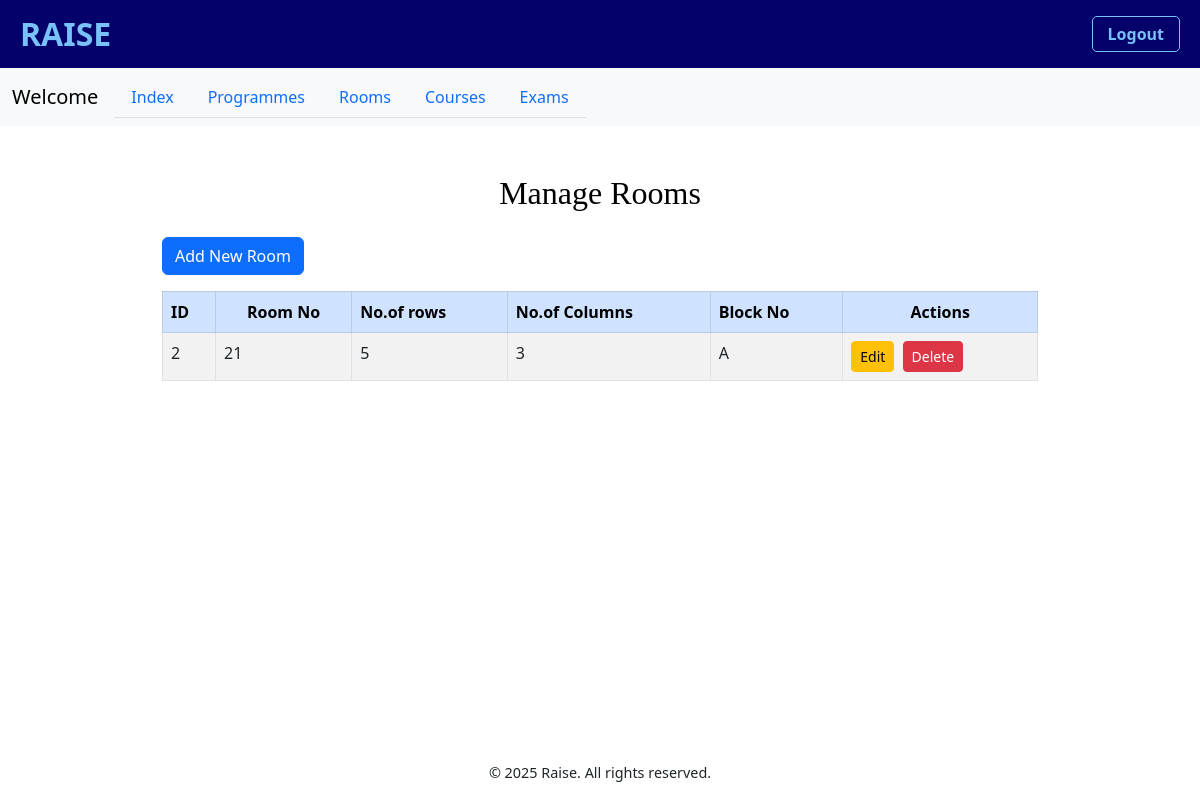
/room_list/, run on an earlier commit of the app's database.
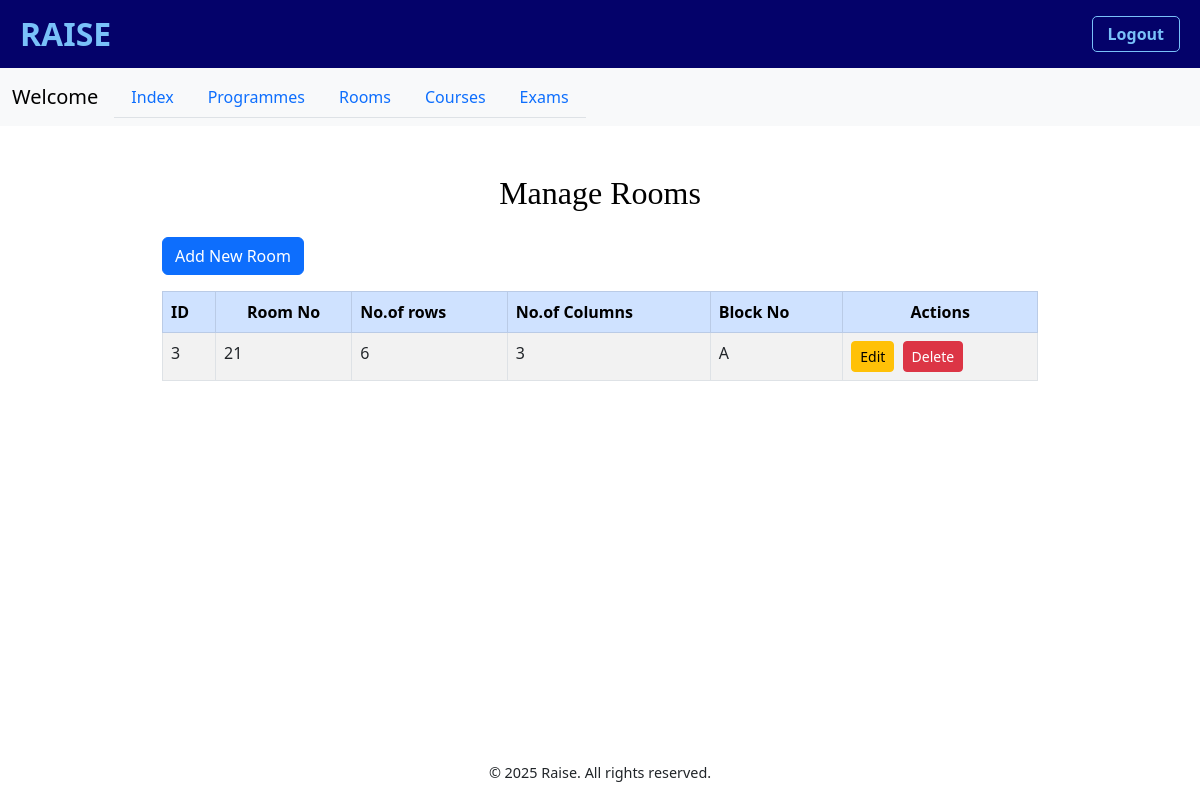
And on a later commit of the database.
### exam/models.py (models this page shows, shortened)
class Room(models.Model):
    room_id = models.AutoField(primary_key=True)
    room_no = models.CharField(max_length=50)
    no_of_rows = models.IntegerField()
    no_of_columns = models.IntegerField()
    block_no = models.CharField(max_length=50)

### exam/views.py (the view)
# urls.py: path('room_list/', views.room_list, name='room_list'),
def room_list(request):
    rooms = Room.objects.all()
    return render(request, 'room_list.html', {'rooms': rooms})

### templates/room_list.html (shortened to what this page needs)
{% extends 'base.html' %}
{% block content %}
<div class="container mt-5" style="max-width: 900px;">
    <h2 class="text-center mb-4" style="font-family: 'Poppins', Georgia, 'Times New Roman', Times, serif; color: #000000; font-size: 2rem;"">Manage Rooms</h2>
    <div class="d-flex justify-content-between mb-3">
        <a href="{% url 'add_room' %}" class="btn btn-primary">Add New Room</a>
    </div>
    <table class="table table-striped table-hover table-bordered">
        <thead class="table-primary">
            <tr>
                <th scope="col">ID</th>
                <th scope="col"style="text-align:center;">Room No</th>
                <th scope="col">No.of rows</th>
                <th scope="col">No.of Columns</th>
                <th scope="col">Block No</th>
                <th scope="col" style="text-align: center;">Actions</th>
            </tr>
        </thead>
    <tbody>
        {% for room in rooms %}
        <tr>
            <td>{{ room.room_id }}</td>
            <td>{{ room.room_no }}</td>
            <td>{{ room.no_of_rows}}</td>
            <td>{{ room.no_of_columns }}</td>
            <td>{{ room.block_no}}</td>
            <td>
                <a href="{% url 'edit_room' room.pk %}" class="btn btn-sm btn-warning    me-1">Edit</a>
                <a href="{% url 'delete_room' room.pk %}" class="btn btn-sm btn-danger">Delete</a>
            </td>
        </tr>
        {% endfor %}
    </tbody>
</table>
{% endblock %}

### templates/base.html (shortened to what this page needs)
<!DOCTYPE html>
<html lang="en">
<head>
    <link rel="stylesheet" href="https://cdn.jsdelivr.net/npm/bootstrap@5.3.0/dist/css/bootstrap.min.css">
</head>
<body>
    <header>
        <h1>RAISE</h1>
        <form action="{% url 'logout' %}" method="post" class="logout-form">
            <button type="submit" class="logout-btn">
                <div id="log-text">Logout</div>
            </button>
        </form>
    </header>
    <nav class="navbar navbar-expand-lg navbar-light bg-light">
        <div class="container-fluid">
            <a class="navbar-brand" href="#">Welcome</a>
            <div class="collapse navbar-collapse" id="navbarNav">
                <ul class="nav nav-tabs">
                    <li class="nav-item">
                        <a class="nav-link" href="{% url 'index' %}">Index</a>
                    </li>
                    <li class="nav-item">
                        <a class="nav-link" href="{% url 'program_list' %}">Programmes</a>
                    </li>
                    <li class="nav-item">
                        <a class="nav-link" href="{% url 'room_list' %}">Rooms</a></li>
                    <li class="nav-item">
                        <a class="nav-link" href="{% url 'course_list' %}">Courses</a>
                    </li>
                    <li class="nav-item">
                        <a class="nav-link" href="{% url 'exam_list' %}">Exams</a>
                    </li>
                </ul>
            </div>
        </div>
    </nav>
    <main>
        {% block content %}{% endblock %}
    </main>
    <footer class="fixed-bottom">
        <div class="bg-white text-dark py-3">
            <div class="container text-center">
                <p class="mb-0" style="font-size: 0.9rem;">&copy; 2025 Raise. All rights reserved.</p>
            </div>
        </div>
    </footer>
</body>
</html>

### templates/base.html (style rules this page uses)
header { background-color: #04026a; color: #79c1f9; padding: 15px 20px; display: flex; align-items: center; justify-content: space-between; }
header h1 { font-size: 2rem; font-weight: bold; margin: 0; }
.logout-form { margin: 0; }
.logout-btn { background-color: transparent; border: 1px solid #79c1f9; color: #79c1f9; font-weight: bold; padding: 5px 15px; border-radius: 5px; cursor: pointer; transition: all 0.3s ease; }
footer { background-color: #e3f2fd; color: #0d47a1; }

What changed in the data, as far as the page shows it:
removed Room: room_id "2", room_no "21", no_of_rows "5", no_of_columns "3", block_no "A"
added Room: room_id "3", room_no "21", no_of_rows "6", no_of_columns "3", block_no "A"
